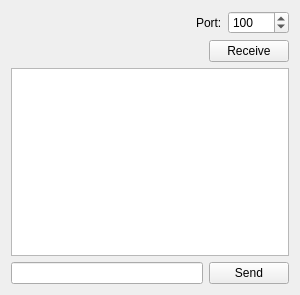
<?xml version="1.0" encoding="UTF-8"?>
<ui version="4.0">
 <class>Widget</class>
 <widget class="QWidget" name="Widget">
  <property name="geometry">
   <rect>
    <x>0</x>
    <y>0</y>
    <width>300</width>
    <height>295</height>
   </rect>
  </property>
  <property name="windowTitle">
   <string>Widget</string>
  </property>
  <layout class="QGridLayout" name="gridLayout">
   <item row="0" column="0" colspan="2">
    <layout class="QHBoxLayout" name="horizontalLayout">
     <item>
      <spacer name="horizontalSpacer_2">
       <property name="orientation">
        <enum>Qt::Horizontal</enum>
       </property>
       <property name="sizeHint" stdset="0">
        <size>
         <width>40</width>
         <height>20</height>
        </size>
       </property>
      </spacer>
     </item>
     <item>
      <widget class="QLabel" name="label">
       <property name="text">
        <string>Port:</string>
       </property>
      </widget>
     </item>
     <item>
      <widget class="QSpinBox" name="spinPort">
       <property name="maximum">
        <number>65000</number>
       </property>
       <property name="value">
        <number>100</number>
       </property>
      </widget>
     </item>
    </layout>
   </item>
   <item row="1" column="0">
    <spacer name="horizontalSpacer_3">
     <property name="orientation">
      <enum>Qt::Horizontal</enum>
     </property>
     <property name="sizeHint" stdset="0">
      <size>
       <width>193</width>
       <height>20</height>
      </size>
     </property>
    </spacer>
   </item>
   <item row="1" column="1">
    <widget class="QPushButton" name="receive">
     <property name="text">
      <string>Receive</string>
     </property>
    </widget>
   </item>
   <item row="2" column="0" colspan="2">
    <widget class="QListWidget" name="chat"/>
   </item>
   <item row="3" column="0" colspan="2">
    <layout class="QHBoxLayout" name="horizontalLayout_3">
     <item>
      <widget class="QLineEdit" name="msg"/>
     </item>
     <item>
      <widget class="QPushButton" name="send">
       <property name="text">
        <string>Send</string>
       </property>
      </widget>
     </item>
    </layout>
   </item>
  </layout>
 </widget>
 <resources/>
 <connections/>
</ui>
